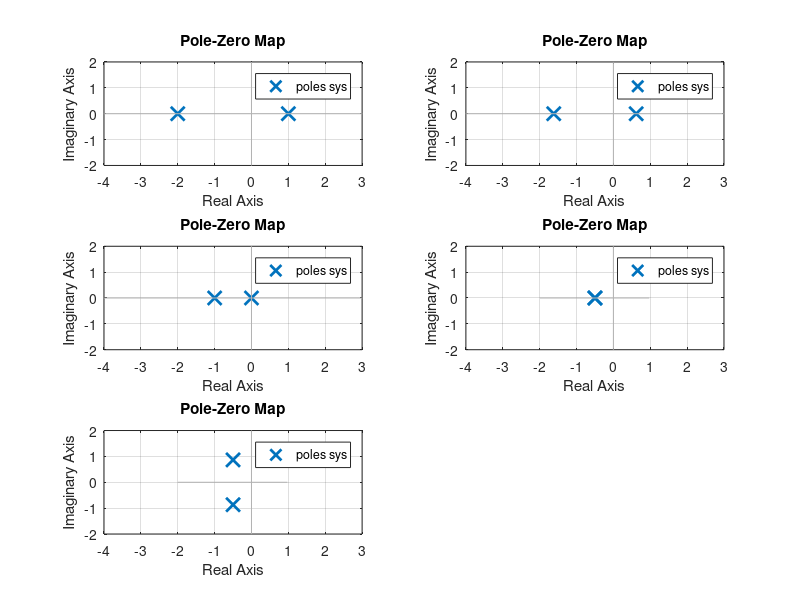

Source code (MATLAB):
k=0;
b=[1];
a=[1,1,k-2];
sys=tf(b,a);
subplot(321)
pzmap(sys)
axis([-4,3,-2,2])
k=1;
b=[1];
a=[1,1,k-2];
sys=tf(b,a);
subplot(322)
pzmap(sys)
axis([-4,3,-2,2])
k=2;
b=[1];
a=[1,1,k-2];
sys=tf(b,a);
subplot(323)
pzmap(sys)
axis([-4,3,-2,2])
k=9/4;
b=[1];
a=[1,1,k-2];
sys=tf(b,a);
subplot(324)
pzmap(sys)
axis([-4,3,-2,2])
k=3;
b=[1];
a=[1,1,k-2];
sys=tf(b,a);
subplot(325)
pzmap(sys)
axis([-4,3,-2,2])